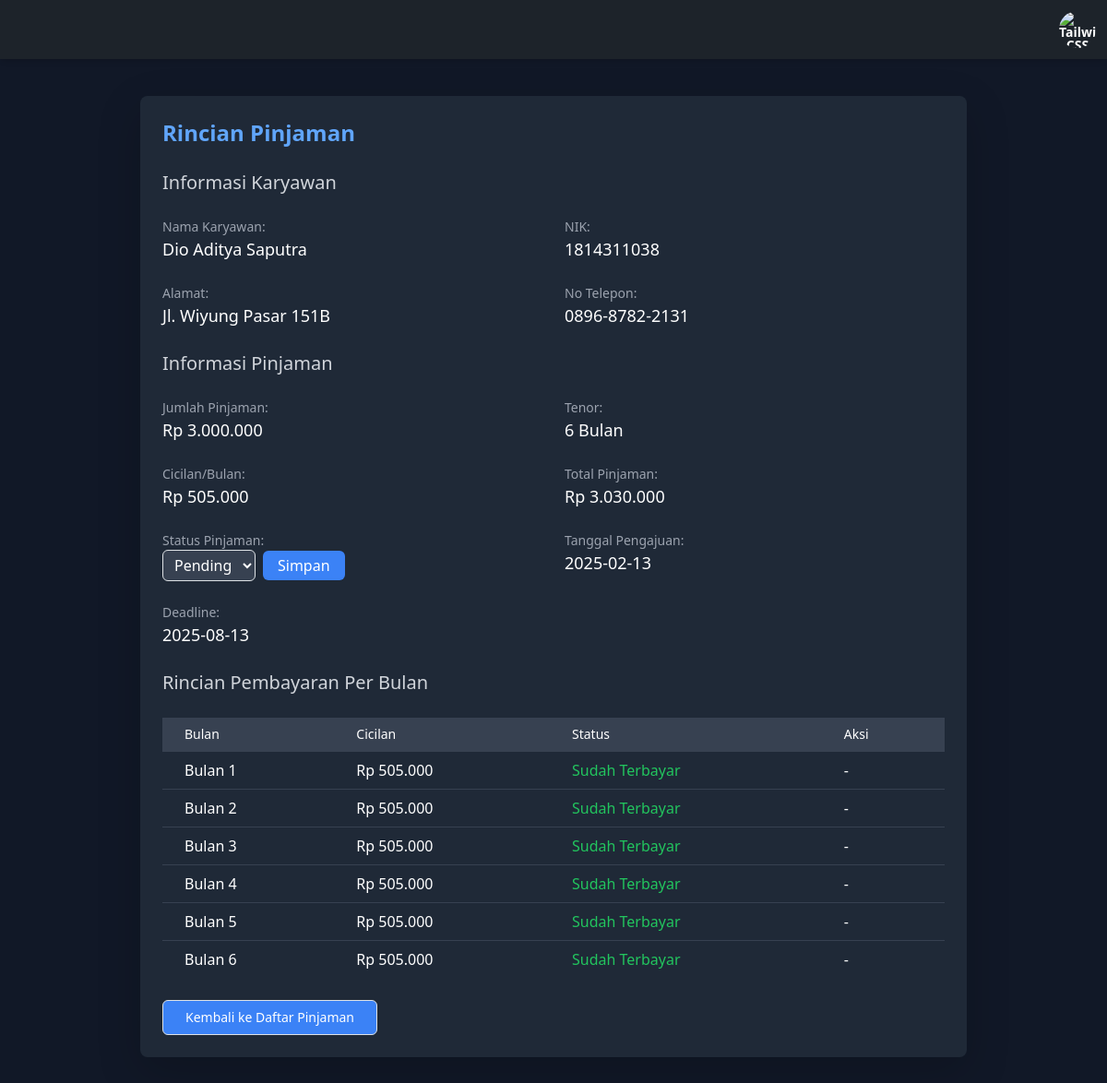
The page /rincian-pinjaman.php?id=1 on the database its author committed.
### tables this page shows
CREATE TABLE `pinjaman` (
  `id_pinjaman` int(11) NOT NULL,
  `id_karyawan` int(11) NOT NULL,
  `tanggal_pinjaman` date NOT NULL,
  `jumlah_pinjaman` decimal(15,2) NOT NULL,
  `tenor` int(11) NOT NULL,
  `bunga` decimal(5,2) NOT NULL,
  `total_pinjaman` decimal(12,2) NOT NULL,
  `cicilan` decimal(15,2) NOT NULL,
  `deadline` date NOT NULL,
  `status_pinjaman` enum('pending','aktif','ditolak','lunas') NOT NULL DEFAULT 'pending',
  `is_active` tinyint(1) DEFAULT 1
);

CREATE TABLE `karyawan` (
  `id_karyawan` int(11) NOT NULL,
  `nama` varchar(100) NOT NULL,
  `nik` varchar(20) NOT NULL,
  `alamat` text DEFAULT NULL,
  `no_telepon` varchar(15) DEFAULT NULL,
  `tanggal_pendaftaran` date DEFAULT NULL,
  `status_aktif` enum('aktif','nonaktif') NOT NULL DEFAULT 'aktif'
);

### rincian-pinjaman.php (the view, shortened to what this page needs)
<?php
include "service/database.php";
$id_pinjaman = $_GET['id'];
$query = "SELECT
              pinjaman.id_pinjaman,
              pinjaman.id_karyawan,
              pinjaman.jumlah_pinjaman,
              pinjaman.tenor,
              pinjaman.tanggal_pinjaman,
              pinjaman.cicilan,
              pinjaman.total_pinjaman,
              pinjaman.status_pinjaman,
              pinjaman.deadline,
              karyawan.nama AS nama_karyawan,
              karyawan.nik,
              karyawan.alamat,
              karyawan.no_telepon
          FROM
              pinjaman
          INNER JOIN
              karyawan ON pinjaman.id_karyawan = karyawan.id_karyawan
          WHERE
              pinjaman.id_pinjaman = '$id_pinjaman'";
$result = $db->query($query);
$data = $result->fetch_assoc();
$query_cicilan = "SELECT * FROM transaksi WHERE id_pinjaman = '$id_pinjaman' AND jenis_transaksi = 'cicilan' ORDER BY tanggal_transaksi ASC";
$result_cicilan = $db->query($query_cicilan);
$cicilan_terbayar = [];
while ($row = $result_cicilan->fetch_assoc()) {
    $cicilan_terbayar[$row['bulan']] = $row['status_transaksi'];
}
?>
<!DOCTYPE html>
<html lang="en">
<head>
  <link rel="stylesheet" href="https://cdnjs.cloudflare.com/ajax/libs/twitter-bootstrap/5.3.0/css/bootstrap.min.css">
</head>
<body>
<?php include "layout/header-login.php" ?>
<main class="min-h-screen py-10 bg-gray-900 text-white">
  <div class="max-w-4xl mx-auto p-6 bg-gray-800 shadow-lg rounded-lg">
    <h2 class="text-2xl font-semibold mb-6 text-blue-400">Rincian Pinjaman</h2>
    <div class="mb-6">
      <h3 class="text-xl font-medium text-gray-300 mb-4">Informasi Karyawan</h3>
      <div class="grid grid-cols-1 md:grid-cols-2 gap-4">
        <div>
          <label class="block text-sm font-medium text-gray-400">Nama Karyawan:</label>
          <p class="text-lg text-white"><?= $data['nama_karyawan'] ?></p>
        </div>
        <div>
          <label class="block text-sm font-medium text-gray-400">NIK:</label>
          <p class="text-lg text-white"><?= $data['nik'] ?></p>
        </div>
        <div>
          <label class="block text-sm font-medium text-gray-400">Alamat:</label>
          <p class="text-lg text-white"><?= $data['alamat'] ?></p>
        </div>
        <div>
          <label class="block text-sm font-medium text-gray-400">No Telepon:</label>
          <p class="text-lg text-white"><?= $data['no_telepon'] ?></p>
        </div>
      </div>
    </div>
    <div class="mb-6">
      <h3 class="text-xl font-medium text-gray-300 mb-4">Informasi Pinjaman</h3>
      <div class="grid grid-cols-1 md:grid-cols-2 gap-4">
        <div>
          <label class="block text-sm font-medium text-gray-400">Jumlah Pinjaman:</label>
          <p class="text-lg text-white">Rp <?= number_format($data['jumlah_pinjaman'], 0, ',', '.') ?></p>
        </div>
        <div>
          <label class="block text-sm font-medium text-gray-400">Tenor:</label>
          <p class="text-lg text-white"><?= $data['tenor'] ?> Bulan</p>
        </div>
        <div>
          <label class="block text-sm font-medium text-gray-400">Cicilan/Bulan:</label>
          <p class="text-lg text-white">Rp <?= number_format($data['cicilan'], 0, ',', '.') ?></p>
        </div>
        <div>
          <label class="block text-sm font-medium text-gray-400">Total Pinjaman:</label>
          <p class="text-lg text-white">Rp <?= number_format($data['total_pinjaman'], 0, ',', '.') ?></p>
        </div>
        <div>
          <label class="block text-sm font-medium text-gray-400">Status Pinjaman:</label>
          <form method="POST" action="" class="inline-flex items-center space-x-2">
            <select name="status_pinjaman" class="px-2 py-1 border border-gray-500 rounded-md bg-gray-700 text-white focus:outline-none focus:ring-2 focus:ring-blue-500">
              <option value="Pending" <?= $data['status_pinjaman'] === 'Pending' ? 'selected' : '' ?>>Pending</option>
            </select>
            <button type="submit" name="update_pinjaman_status" class="px-3 py-1 bg-blue-500 text-white rounded-md hover:bg-blue-600 focus:outline-none focus:ring-2 focus:ring-offset-2 focus:ring-blue-500">
              Simpan
            </button>
          </form>
        </div>
        <div>
          <label class="block text-sm font-medium text-gray-400">Tanggal Pengajuan:</label>
          <p class="text-lg text-white"><?= $data['tanggal_pinjaman'] ?></p>
        </div>
        <div>
          <label class="block text-sm font-medium text-gray-400">Deadline:</label>
          <p class="text-lg text-white"><?= $data['deadline'] ?></p>
        </div>
      </div>
    </div>
    <div class="mb-6">
      <h3 class="text-xl font-medium text-gray-300 mb-4">Rincian Pembayaran Per Bulan</h3>
      <table class="w-full table-auto divide-y divide-gray-700">
        <thead class="bg-gray-700">
          <tr>
            <th class="px-4 py-2 text-left text-sm font-medium text-white">Bulan</th>
            <th class="px-4 py-2 text-left text-sm font-medium text-white">Cicilan</th>
            <th class="px-4 py-2 text-left text-sm font-medium text-white">Status</th>
            <th class="px-4 py-2 text-left text-sm font-medium text-white">Aksi</th>
          </tr>
        </thead>
        <tbody class="bg-gray-800 divide-y divide-gray-700">
          <?php for ($bulan = 1; $bulan <= $data['tenor']; $bulan++): ?>
            <tr>
              <td class="px-4 py-2 whitespace-nowrap">Bulan <?= $bulan ?></td>
              <td class="px-4 py-2 whitespace-nowrap">Rp <?= number_format($data['cicilan'], 0, ',', '.') ?></td>
              <td class="px-4 py-2 whitespace-nowrap">
                <?php if (isset($cicilan_terbayar[$bulan]) && $cicilan_terbayar[$bulan] === 'Lunas'): ?>
                  <span class="text-green-500">Sudah Terbayar</span>
                <?php else: ?>
                  <span class="text-red-500">Belum Terbayar</span>
                <?php endif; ?>
              </td>
              <td class="px-4 py-2 whitespace-nowrap">
                <?php if (!isset($cicilan_terbayar[$bulan]) || $cicilan_terbayar[$bulan] !== 'Lunas'): ?>
                  <form method="POST" action="" class="inline-flex items-center space-x-2">
                    <input type="hidden" name="bulan" value="<?= $bulan ?>">
                    <select name="status_pembayaran" class="px-2 py-1 border border-gray-500 rounded-md bg-gray-700 text-white focus:outline-none focus:ring-2 focus:ring-blue-500">
                      <option value="Belum Lunas" <?= (!isset($cicilan_terbayar[$bulan]) || $cicilan_terbayar[$bulan] === 'Belum Lunas') ? 'selected' : '' ?>>Belum Terbayar</option>
                      <option value="Lunas" <?= (isset($cicilan_terbayar[$bulan]) && $cicilan_terbayar[$bulan] === 'Lunas') ? 'selected' : '' ?>>Sudah Terbayar</option>
                    </select>
                    <button type="submit" name="update_status" class="px-3 py-1 bg-blue-500 text-white rounded-md hover:bg-blue-600 focus:outline-none focus:ring-2 focus:ring-offset-2 focus:ring-blue-500">
                      Simpan
                    </button>
                  </form>
                <?php else: ?>
                  <span>-</span>
                <?php endif; ?>
              </td>
            </tr>
          <?php endfor; ?>
        </tbody>
      </table>
    </div>
    <div class="mt-6">
      <a href="pinjaman.php" class="inline-flex items-center px-4 py-2 border border-transparent text-sm font-medium rounded-md text-white bg-blue-500 hover:bg-blue-600 focus:outline-none focus:ring-2 focus:ring-offset-2 focus:ring-blue-500">
        Kembali ke Daftar Pinjaman
      </a>
    </div>
  </div>
</main>
</body>
</html>

### rows shown on the page
pinjaman: id_karyawan.nama "Dio Aditya Saputra", id_karyawan.nik "1814311038", id_karyawan.alamat "Jl. Wiyung Pasar 151B", id_karyawan.no_telepon "0896-8782-2131", jumlah_pinjaman "3.000.000", tenor "6", cicilan "505.000", total_pinjaman "3.030.000", tanggal_pinjaman "2025-02-13", deadline "2025-08-13"
